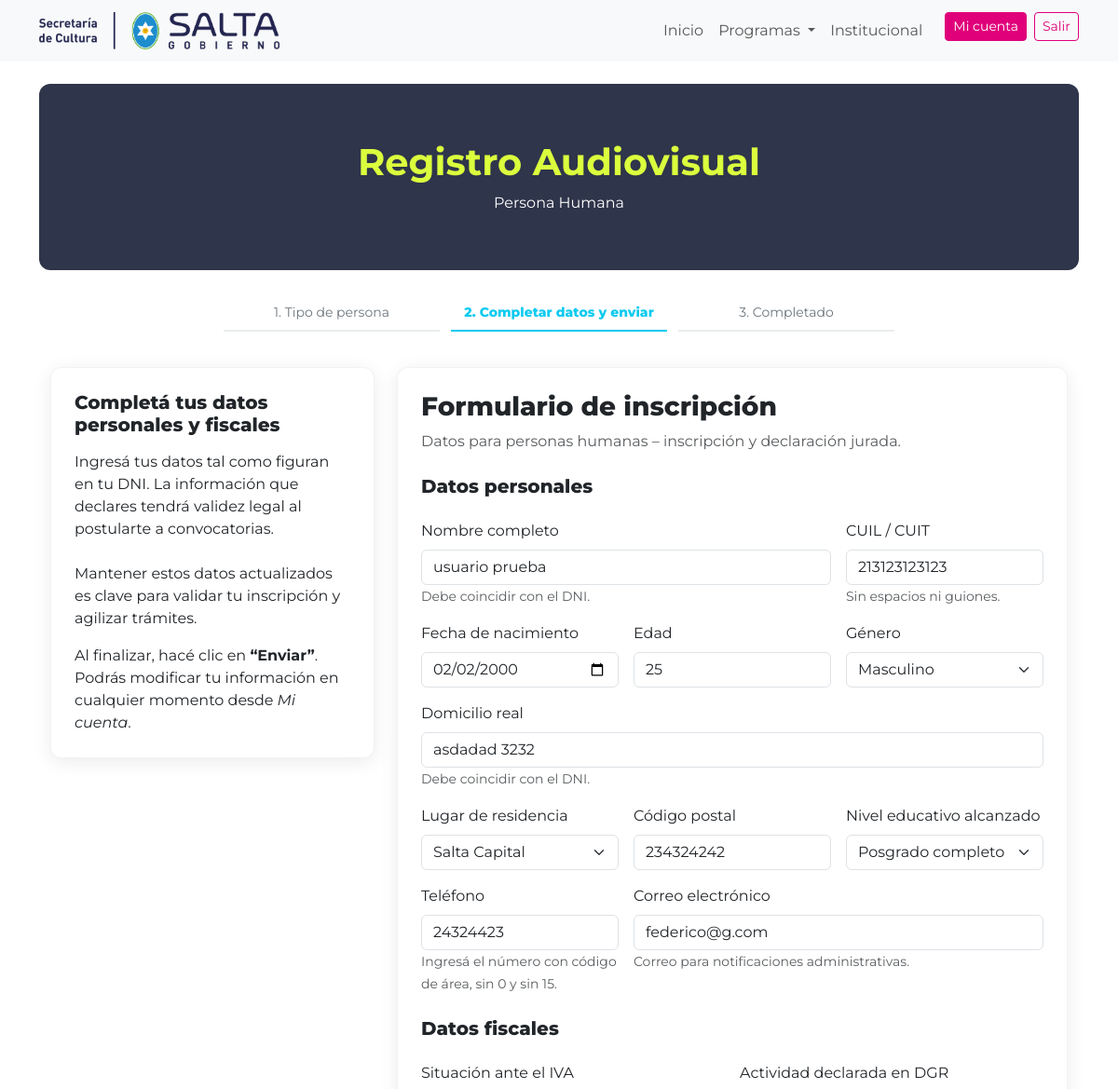
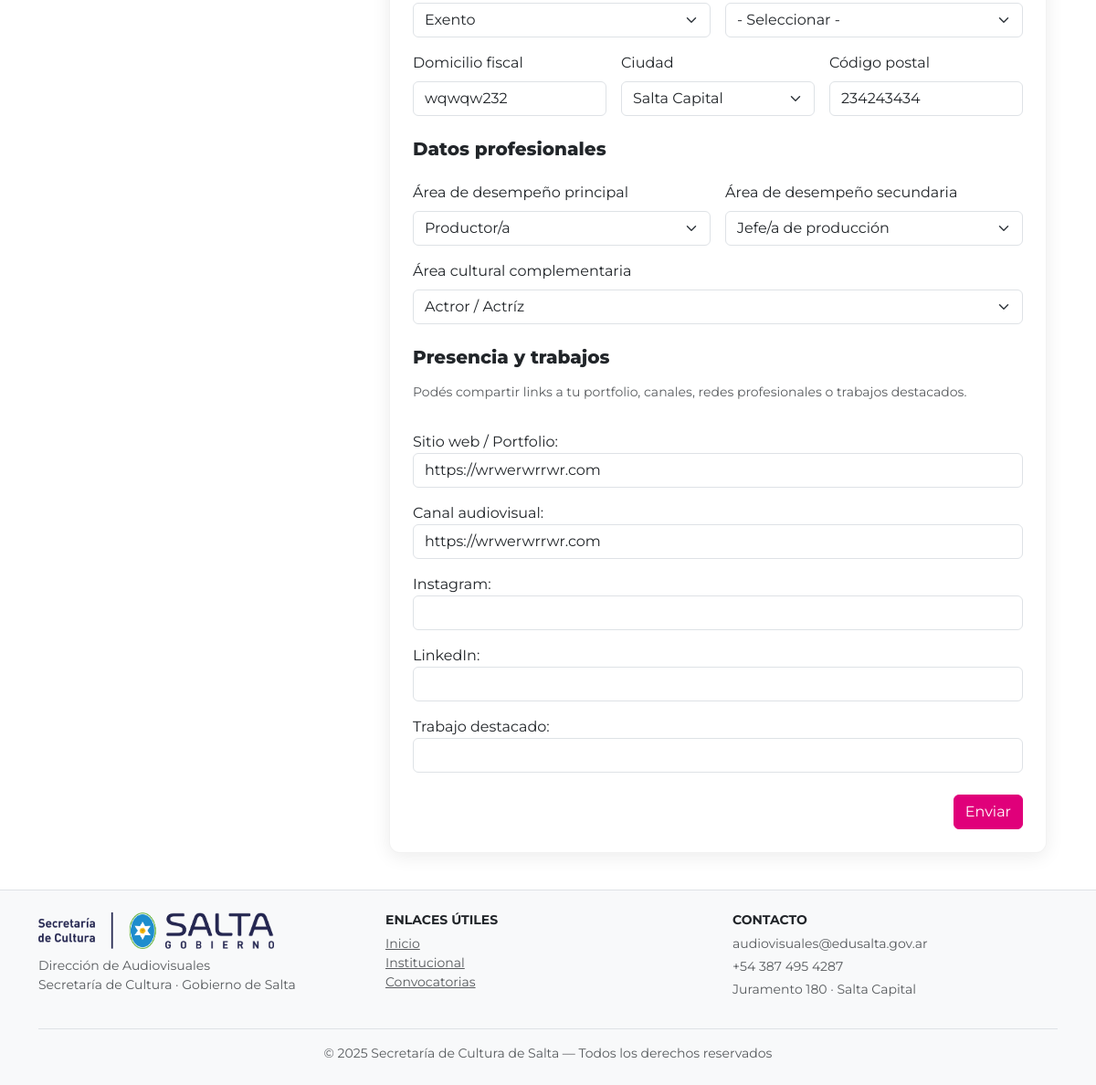
The app's page /registro/persona-humana/ (signed in) with its own data (2 pictures, top to bottom).
### registro_audiovisual/models.py (models this page shows, shortened)
class PersonaHumana(models.Model):
    nombre_completo = models.CharField(max_length=200)
    cuil_cuit = models.CharField(max_length=20)
    fecha_nacimiento = models.DateField()
    edad = models.PositiveIntegerField()
    genero = models.CharField(
        max_length=10,
        choices=[
            ('', '- Seleccionar -'),
            ('M', 'Masculino'),
            ('F', 'Femenino'),
            ('NB', 'No binario'),
            ('O', 'Otro'),
        ]
    )
    nivel_educativo = models.CharField(
        max_length=50,
        choices=[
            ('', '- Seleccionar -'),
            ('Pc', 'Primario completo'),
            ('Sc', 'Secundario completo'),
            ('Tc', 'Terciario completo'),
            ('Uc', 'Universitario completo'),
            ('Pos', 'Posgrado completo'),
        ],
        verbose_name="Nivel educativo alcanzado"
    )
    lugar_residencia = models.CharField(
        max_length=100,
        choices=LUGARES_RESIDENCIA
    )
    otro_lugar_residencia = models.CharField(
        max_length=150,
        blank=True,
        null=True
    )
    domicilio_real = models.CharField(max_length=250)
    codigo_postal_real = models.CharField(max_length=10)
    telefono = models.CharField(max_length=50)
    email = models.EmailField()
    user = models.OneToOneField(
        User,
        on_delete=models.CASCADE,
        related_name="persona_humana",
        null=True,
        blank=True
    )
    situacion_iva = models.CharField(
        max_length=5,
        choices=SITUACION_IVA,
        blank=True,
        null=True
    )
    actividad_dgr = models.CharField(
        max_length=10,
        choices=ACTIVIDAD_DGR,
        blank=True,
        null=True
    )
    domicilio_fiscal = models.CharField(
        max_length=250,
        blank=True,
        null=True
    )
    codigo_postal_fiscal = models.CharField(
        max_length=10,
        blank=True,
        null=True
    )
    localidad_fiscal = models.CharField(
        max_length=100,
        choices=LUGARES_RESIDENCIA,
        blank=True,
        null=True
    )
    area_desempeno_1 = models.CharField(
        max_length=50,
        choices=AREA_DESEMPENO_1,
        verbose_name="Área de desempeño principal"
    )
    area_desempeno_2 = models.CharField(
        max_length=50,
        choices=AREA_DESEMPENO_2,
        blank=True,
        null=True,
        verbose_name="Área de desempeño secundaria"
    )
    area_cultural = models.CharField(
        max_length=50,
        choices=AREA_CULTURAL,
        verbose_name="Área cultural complementaria"
    )
    portfolio_web = models.CharField(
        "Sitio web / Portfolio",
        max_length=300,
        blank=True,
        help_text="Sitio web personal, de la productora o portfolio online (Vimeo, Behance, etc.)"
    )
    canal_video = models.CharField(
        "Canal audiovisual",
        max_length=300,
        blank=True,
        help_text="Canal de YouTube, Vimeo u otra plataforma de video"
    )
    instagram = models.CharField(
        "Instagram",
        max_length=300,
        blank=True,
        help_text="Perfil de Instagram profesional"
    )
    linkedin = models.CharField(
        "LinkedIn",
        max_length=300,
        blank=True,
        help_text="Perfil de LinkedIn"
    )
    link_trabajo_destacado = models.CharField(
        "Trabajo destacado",
        max_length=300,
        blank=True,
        help_text="Link a una obra o trabajo audiovisual relevante"
    )
    fecha_creacion = models.DateTimeField(auto_now_add=True)

### registro_audiovisual/views.py (the view)
# urls.py: path("persona-humana/", views.editar_persona_humana, name="editar_persona_humana"),
@login_required(login_url="/usuarios/login/")
def editar_persona_humana(request):
    user = request.user
    persona_existente = PersonaHumana.objects.filter(user=user).first()
    if request.method == "POST":
        form = PersonaHumanaForm(request.POST, instance=persona_existente)
        if form.is_valid():
            persona = form.save()
            persona.user = user
            persona.save(update_fields=["user"])
            return redirect(
                reverse("registro_audiovisual:inscripcion_exitosa")
                + f"?tipo=humana&id={persona.id}"
            )
    else:
        form = PersonaHumanaForm(instance=persona_existente)  # 👈 SIN initial
    return render(
        request,
        "registro/editar_persona_humana.html",
        {"form": form}
    )

### registro_audiovisual/templates/registro/editar_persona_humana.html (shortened to what this page needs)
{% extends "sitio_publico/base.html" %}
{% load static %}
{% block content %}
<section class="fomento-hero text-center">
  <h1 class="fw-bold mb-2">Registro Audiovisual</h1>
  <p class="text-white mb-0">Persona Humana</p>
</section>
<div class="container mt-2">
  <div class="row justify-content-center">
    <div class="col-lg-8">
      <div class="dav-steps">
        <div class="step">1. Tipo de persona</div>
        <div class="step active">2. Completar datos y enviar</div>
        <div class="step">3. Completado</div>
      </div>
    </div>
  </div>
</div>
<div class="container py-3">
  <div class="row justify-content-center">
    <div class="col-lg-4 mb-4">
      <div class="dav-card">
        <h5 class="mb-3">Completá tus datos personales y fiscales</h5>
        <p>
          Ingresá tus datos tal como figuran en tu DNI. La información que declares tendrá validez legal al postularte a convocatorias.<br><br>
          Mantener estos datos actualizados es clave para validar tu inscripción y agilizar trámites.
        </p>
        <p class="mb-0">
          Al finalizar, hacé clic en <strong>“Enviar”</strong>. Podrás modificar tu información en cualquier momento desde
          <em>Mi cuenta</em>.
        </p>
      </div>
    </div>
    <div class="col-lg-8">
      <div class="dav-card">
        <h3 class="mb-2">Formulario de inscripción</h3>
        <p class="text-muted mb-4">
          Datos para personas humanas – inscripción y declaración jurada.
        </p>
        <form method="post" class="row g-3">
          <div class="col-12">
            <h5>Datos personales</h5>
          </div>
          <div class="col-md-8">
            <label class="form-label">Nombre completo</label>
            {{ form.nombre_completo }}
            <small class="text-muted">Debe coincidir con el DNI.</small>
          </div>
          <div class="col-md-4">
            <label class="form-label">CUIL / CUIT</label>
            {{ form.cuil_cuit }}
            <small class="text-muted">Sin espacios ni guiones.</small>
          </div>
          <div class="col-md-4">
            <label class="form-label">Fecha de nacimiento</label>
            {{ form.fecha_nacimiento }}
          </div>
          <div class="col-md-4">
            <label class="form-label">Edad</label>
              <input
              type="text"
              id="edad_calculada"
              class="form-control"
              readonly
            >
          </div>
          <div class="col-md-4">
            <label class="form-label">Género</label>
            {{ form.genero }}
          </div>
          <div class="col-12">
            <label class="form-label">Domicilio real</label>
            {{ form.domicilio_real }}
            <small class="text-muted">Debe coincidir con el DNI.</small>
          </div>
          <div class="col-md-4">
            <label class="form-label">Lugar de residencia</label>
            {{ form.lugar_residencia }}
          </div>
          <div class="col-md-4">
            <label class="form-label">Código postal</label>
            {{ form.codigo_postal_real }}
          </div>
          <div class="col-md-4">
            <label class="form-label">Nivel educativo alcanzado</label>
            {{ form.nivel_educativo }}
          </div>
          <div class="col-md-4">
            <label class="form-label">Teléfono</label>
            {{ form.telefono }}
            <small class="text-muted">
              Ingresá el número con código de área, sin 0 y sin 15.
            </small>
          </div>
          <div class="col-md-8">
            <label class="form-label">Correo electrónico</label>
            {{ form.email }}
             <small class="text-muted">
              Correo para notificaciones administrativas.
            </small>
          </div>
          <div class="col-12 mt-4">
            <h5>Datos fiscales</h5>
          </div>
          <div class="col-md-6">
            <label class="form-label">Situación ante el IVA</label>
            {{ form.situacion_iva }}
          </div>
          <div class="col-md-6">
            <label class="form-label">Actividad declarada en DGR</label>
            {{ form.actividad_dgr }}
          </div>
          <div class="col-md-4">
            <label class="form-label">Domicilio fiscal</label>
            {{ form.domicilio_fiscal }}
          </div>
          <div class="col-md-4">
            <label class="form-label">Ciudad</label>
            {{ form.localidad_fiscal }}
          </div>
          <div class="col-md-4">
            <label class="form-label">Código postal</label>
            {{ form.codigo_postal_fiscal }}
          </div>
          <div class="col-12 mt-4">
            <h5>Datos profesionales</h5>
          </div>
          <div class="col-md-6">
            <label class="form-label">Área de desempeño principal</label>
            {{ form.area_desempeno_1 }}
          </div>
          <div class="col-md-6">
            <label class="form-label">Área de desempeño secundaria</label>
            {{ form.area_desempeno_2 }}
          </div>
          <div class="col-12">
            <label class="form-label">Área cultural complementaria</label>
            {{ form.area_cultural }}
          </div>
        <div class="col-12 mt-4">
          <h5 class="mb-3">Presencia y trabajos</h5>
          <p class="text-muted small">
          Podés compartir links a tu portfolio, canales, redes profesionales o trabajos destacados.
          </p>
        </div>
          <div class="col-12">
            {{ form.portfolio_web.label_tag }}
            {{ form.portfolio_web }}
          </div>
          <div class="col-12">
            {{ form.canal_video.label_tag }}
            {{ form.canal_video }}
          </div>
          <div class="col-12">
            {{ form.instagram.label_tag }}
            {{ form.instagram }}
          </div>
          <div class="col-12">
            {{ form.linkedin.label_tag }}
            {{ form.linkedin }}
          </div>
          <div class="col-12">
            {{ form.link_trabajo_destacado.label_tag }}
            {{ form.link_trabajo_destacado }}
          </div>
          <div class="col-12 text-end mt-4">
            <button type="submit" class="btn btn-primary">
              Enviar
            </button>
          </div>
        </form>
      </div>
    </div>
  </div>
</div>
{% endblock %}

### sitio_publico/static/sitio_publico/css/main.css (style rules this page uses)
html, body { font-family: 'Montserrat', sans-serif; }

### sitio_publico/static/sitio_publico/css/ui.css (style rules this page uses)
.fomento-hero { background: #2f354a; color: #dbff3d; border-radius: 12px; padding: 60px 35px; margin-bottom: 35px; }
.dav-card { background: #fff; border-radius: 12px; padding: 25px; box-shadow: 0 4px 20px rgba(0, 0, 0, 0.08); border: 1px solid rgba(0, 0, 0, 0.05); }
.dav-card h3, .dav-card h5 { font-weight: 800; }
.dav-steps { display: flex; justify-content: space-between; gap: 12px; margin-bottom: 22px; font-size: 0.875rem; color: #6c757d; }
.dav-steps .step { flex: 1; text-align: center; padding-bottom: 8px; border-bottom: 2px solid #e9ecef; }
.dav-steps .step.active { font-weight: 800; color: #0dcaf0; border-bottom-color: #0dcaf0; }

### records on screen
PersonaHumana: nombre_completo "usuario prueba", cuil_cuit "213123123123", fecha_nacimiento "02/02/2000", genero "Masculino", domicilio_real "asdadad 3232", lugar_residencia "Salta Capital", codigo_postal_real "234324242", nivel_educativo "Posgrado completo", telefono "24324423", email "federico@g.com", situacion_iva "Exento", actividad_dgr "- Seleccionar -", domicilio_fiscal "wqwqw232", localidad_fiscal "Salta Capital", codigo_postal_fiscal "234243434", area_desempeno_1 "Productor/a", area_desempeno_2 "Jefe/a de producción", area_cultural "Actror / Actríz", portfolio_web "https://wrwerwrrwr.com", canal_video "https://wrwerwrrwr.com"
